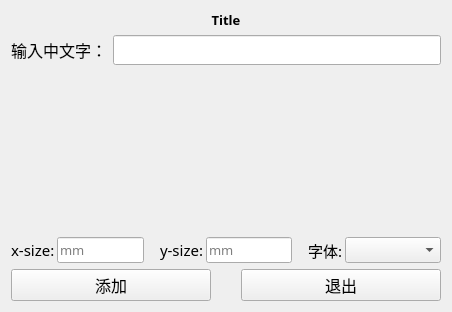
<?xml version="1.0" encoding="UTF-8"?>
<ui version="4.0">
 <class>Form</class>
 <widget class="QWidget" name="Form">
  <property name="geometry">
   <rect>
    <x>0</x>
    <y>0</y>
    <width>452</width>
    <height>312</height>
   </rect>
  </property>
  <property name="font">
   <font>
    <family>黑体</family>
    <pointsize>12</pointsize>
   </font>
  </property>
  <property name="windowTitle">
   <string>添加中文字</string>
  </property>
  <layout class="QVBoxLayout" name="verticalLayout_2" stretch="0,1,0,0">
   <item>
    <widget class="QLabel" name="label_title">
     <property name="font">
      <font>
       <family>微软雅黑</family>
       <pointsize>10</pointsize>
       <weight>75</weight>
       <bold>true</bold>
      </font>
     </property>
     <property name="text">
      <string>Title</string>
     </property>
     <property name="alignment">
      <set>Qt::AlignCenter</set>
     </property>
    </widget>
   </item>
   <item>
    <layout class="QVBoxLayout" name="verticalLayout" stretch="0,1">
     <item>
      <layout class="QHBoxLayout" name="horizontalLayout_2">
       <item>
        <widget class="QLabel" name="label_4">
         <property name="text">
          <string>输入中文字：</string>
         </property>
        </widget>
       </item>
       <item>
        <widget class="QLineEdit" name="lineEdit_input">
         <property name="font">
          <font>
           <family>黑体</family>
           <pointsize>11</pointsize>
          </font>
         </property>
        </widget>
       </item>
      </layout>
     </item>
     <item>
      <widget class="QLabel" name="label_show">
       <property name="font">
        <font>
         <family>黑体</family>
         <pointsize>50</pointsize>
        </font>
       </property>
       <property name="cursor">
        <cursorShape>IBeamCursor</cursorShape>
       </property>
       <property name="text">
        <string/>
       </property>
       <property name="alignment">
        <set>Qt::AlignCenter</set>
       </property>
       <property name="wordWrap">
        <bool>false</bool>
       </property>
       <property name="margin">
        <number>10</number>
       </property>
       <property name="textInteractionFlags">
        <set>Qt::LinksAccessibleByMouse|Qt::TextSelectableByMouse</set>
       </property>
      </widget>
     </item>
    </layout>
   </item>
   <item>
    <layout class="QHBoxLayout" name="horizontalLayout_7" stretch="1,1,1">
     <property name="spacing">
      <number>16</number>
     </property>
     <item>
      <layout class="QHBoxLayout" name="horizontalLayout_4" stretch="0,1">
       <property name="spacing">
        <number>2</number>
       </property>
       <item>
        <widget class="QLabel" name="label">
         <property name="font">
          <font>
           <family>黑体</family>
           <pointsize>11</pointsize>
          </font>
         </property>
         <property name="text">
          <string>x-size:</string>
         </property>
        </widget>
       </item>
       <item>
        <widget class="QLineEdit" name="lineEdit_x">
         <property name="minimumSize">
          <size>
           <width>80</width>
           <height>0</height>
          </size>
         </property>
         <property name="font">
          <font>
           <family>黑体</family>
           <pointsize>10</pointsize>
          </font>
         </property>
         <property name="placeholderText">
          <string>mm</string>
         </property>
        </widget>
       </item>
      </layout>
     </item>
     <item>
      <layout class="QHBoxLayout" name="horizontalLayout_5" stretch="0,1">
       <property name="spacing">
        <number>2</number>
       </property>
       <item>
        <widget class="QLabel" name="label_2">
         <property name="font">
          <font>
           <family>黑体</family>
           <pointsize>11</pointsize>
          </font>
         </property>
         <property name="text">
          <string>y-size:</string>
         </property>
        </widget>
       </item>
       <item>
        <widget class="QLineEdit" name="lineEdit_y">
         <property name="minimumSize">
          <size>
           <width>80</width>
           <height>0</height>
          </size>
         </property>
         <property name="font">
          <font>
           <family>黑体</family>
           <pointsize>10</pointsize>
          </font>
         </property>
         <property name="placeholderText">
          <string>mm</string>
         </property>
        </widget>
       </item>
      </layout>
     </item>
     <item>
      <layout class="QHBoxLayout" name="horizontalLayout_6" stretch="0,1">
       <property name="spacing">
        <number>2</number>
       </property>
       <item>
        <widget class="QLabel" name="label_3">
         <property name="font">
          <font>
           <family>黑体</family>
           <pointsize>11</pointsize>
          </font>
         </property>
         <property name="text">
          <string>字体:</string>
         </property>
        </widget>
       </item>
       <item>
        <widget class="QComboBox" name="comboBox">
         <property name="font">
          <font>
           <family>黑体</family>
           <pointsize>10</pointsize>
          </font>
         </property>
        </widget>
       </item>
      </layout>
     </item>
    </layout>
   </item>
   <item>
    <layout class="QHBoxLayout" name="horizontalLayout_3">
     <property name="spacing">
      <number>30</number>
     </property>
     <item>
      <widget class="QPushButton" name="pushButton_add">
       <property name="minimumSize">
        <size>
         <width>0</width>
         <height>24</height>
        </size>
       </property>
       <property name="cursor">
        <cursorShape>PointingHandCursor</cursorShape>
       </property>
       <property name="text">
        <string>添加</string>
       </property>
      </widget>
     </item>
     <item>
      <widget class="QPushButton" name="pushButton_exit">
       <property name="minimumSize">
        <size>
         <width>0</width>
         <height>24</height>
        </size>
       </property>
       <property name="cursor">
        <cursorShape>PointingHandCursor</cursorShape>
       </property>
       <property name="text">
        <string>退出</string>
       </property>
      </widget>
     </item>
    </layout>
   </item>
  </layout>
 </widget>
 <resources/>
 <connections/>
</ui>
